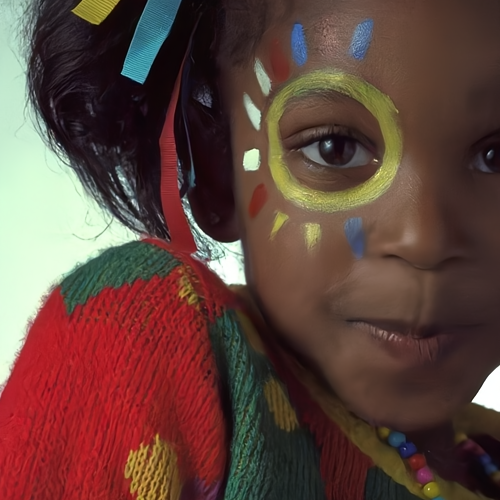
#> input picture tool/image/input_img/out_kodim15.png, 500 x 500 px
$ python noise_visualization.py
#> lines starting #> are read from the running program, lines starting #| are printed output that depends on the picture
# noise visualization

import os
import matplotlib.pyplot as plt
from PIL import Image
import numpy as np

image_name1 = 'out_kodim15.png'
image_name2 = 'noise_kodim15.png'
# 数据准备
# image = plt.imread('./image/noise_kodim01.png')    #输入图片路径，如果是在当前工作路径下可以只写xx.jpg
image1 = Image.open(os.path.join('../input_img/', image_name1))
#> image1 is the input picture: PIL image 500x500 RGB; mean R, G, B 97.6, 68.4, 60.7
image2 = Image.open(os.path.join('../input_img/', image_name2))
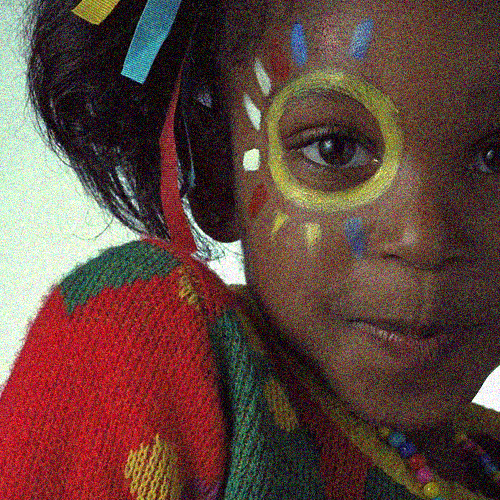
#> input picture tool/image/input_img/noise_kodim15.png, 500 x 500 px
#> image2 is the input picture: PIL image 500x500 RGB; mean R, G, B 97.8, 69.1, 61.7
np_image1 = np.uint8(image1)
np_image2 = np.uint8(image2)

noise = (np_image2-np_image1).clip(0, 255)
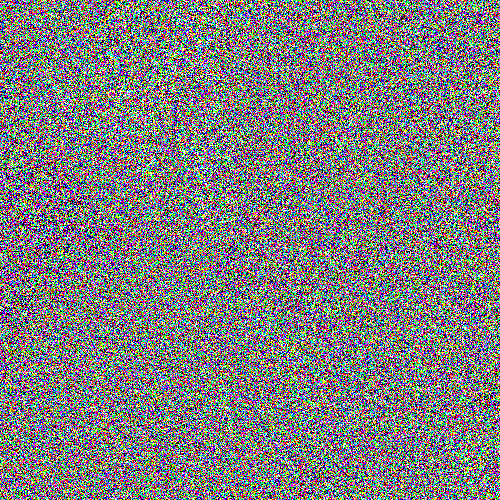
#> noise: shape (500, 500, 3); mean R, G, B 126.4, 126.2, 126.7

image_noise = Image.fromarray(noise)

image_noise.save('../output_img/image_noise'+image_name2)
